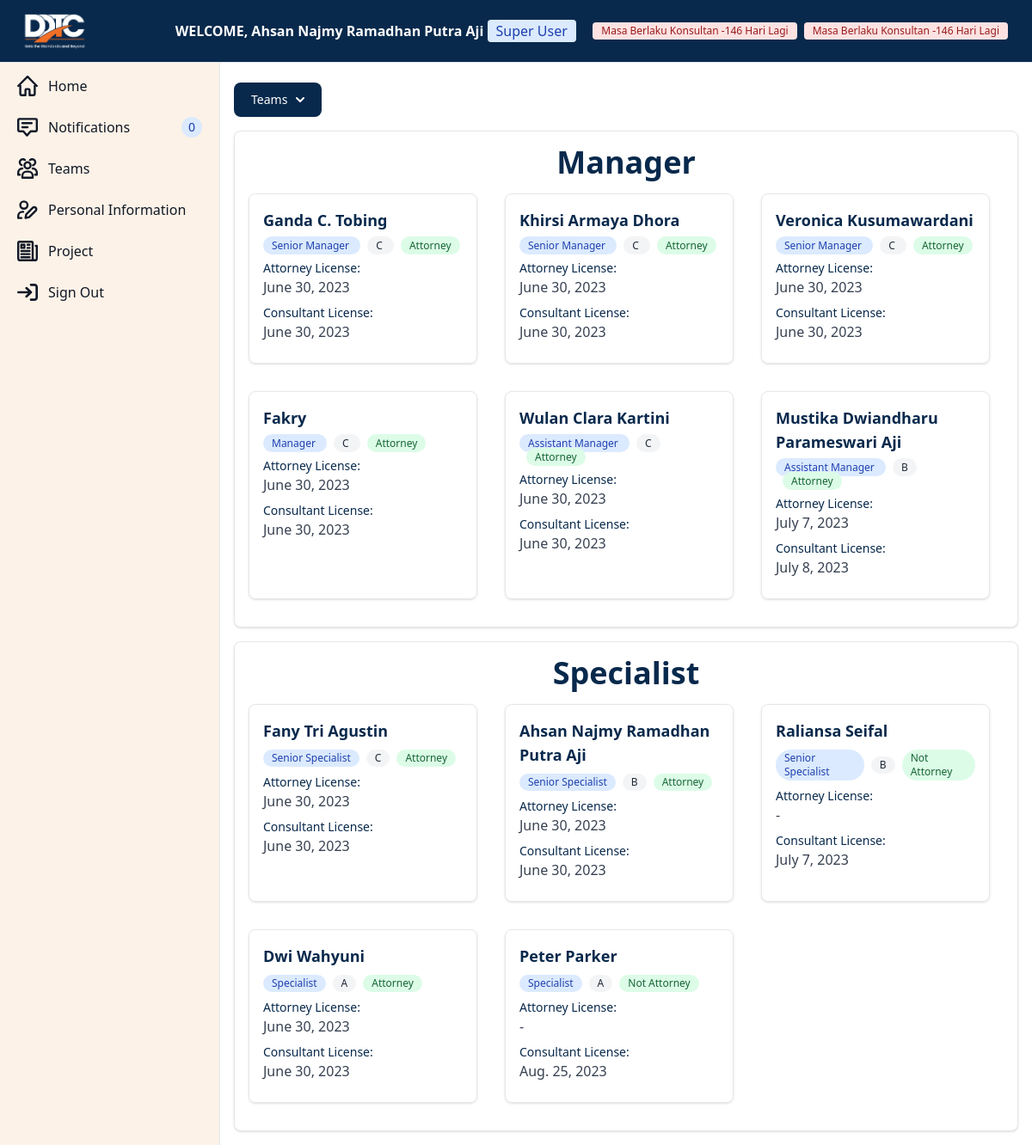
The app's page /dashboard/teams/ (signed in) with its own data.
### authentication/models.py (models this page shows, shortened)
class CustomUser(AbstractBaseUser,PermissionsMixin):
    objects = UserManager()
    Role = (
        ("User","User"),
        ("Admin","Admin"),
        ("Super User","Super User")
    )
    nama=models.CharField(max_length=150)
    email=models.EmailField(unique=True,max_length=150)
    role = models.CharField(choices=Role,max_length=50)
    is_staff=models.BooleanField(default=False)
    is_superuser=models.BooleanField(default=False)
    USERNAME_FIELD = "email"
    REQUIRED_FIELDS = ["nama","password"]

### dashboard/models.py (models this page shows, shortened)
class InformasiKaryawan(models.Model):
    STATUS = (
        ('Accepted','Accepted'),
        ('Need Revision','Need Revision'),
        ('Pending','Pending')
    )
    JABATAN = (
        ('Partner','Partner'),
        ('Senior Manager','Senior Manager'),
        ('Manager','Manager'),
        ('Assistant Manager','Assistant Manager'),
        ('Senior Specialist','Senior Specialist'),
        ('Specialist','Specialist'),
        ('Admin','Admin')
    )
    STATUS_SERTIFIKASI = (
        ('A','A'),
        ('B','B'),
        ('C','C'),
        ('Bukan Konsultan Pajak','Bukan Konsultan Pajak')
    )
    STATUS_KUASA_HUKUM = (
        ('Ya','Ya'),
        ('Bukan Kuasa Hukum','Bukan Kuasa Hukum')
    )
    nama = models.CharField(max_length=150,unique=True)
    jabatan = models.CharField(choices=JABATAN,max_length=50)
    status_sertifikasi = models.CharField(choices=STATUS_SERTIFIKASI,max_length=50,null=True)
    status_kuasa_hukum = models.CharField(choices=STATUS_KUASA_HUKUM,max_length=50,null=True)
    pesan = models.TextField(default=None,null=True,blank=True)
    izin_berlaku_attorney = models.DateField(default=None,null=True,blank=True)
    izin_berlaku_konsultan = models.DateField(default=None,null=True,blank=True)
    status = models.CharField(choices=STATUS,default="Pending",max_length=50)
    @property
    def formatted_izin_berlaku_konsultan(self):
        if self.izin_berlaku_konsultan:
            return self.izin_berlaku_konsultan
        return "-"
    @property
    def formatted_izin_berlaku_attorney(self):
        if self.izin_berlaku_attorney:
            return self.izin_berlaku_attorney
        return "-"
    @property
    def days_until_izin_berlaku_konsultan(self):
        if self.izin_berlaku_konsultan:
            today = date.today()
            delta = self.izin_berlaku_konsultan - today
            return delta.days
        return None
    @property
    def days_until_izin_berlaku_attorney(self):
        if self.izin_berlaku_attorney:
            today = date.today()
            delta = self.izin_berlaku_attorney - today
            return delta.days
        return None

### dashboard/views.py (the view, shortened to what this page needs)
# urls.py: path('teams/',teams,name='teams'),
def teams(request):
    managers = InformasiKaryawan.objects.filter(
        jabatan__in=["Senior Manager", "Manager", "Assistant Manager"]
    ).order_by(
        Case(
            When(jabatan="Senior Manager", then=0),
            When(jabatan="Manager", then=1),
            When(jabatan="Assistant Manager", then=2),
            default=2
        )
    )
    specialists = InformasiKaryawan.objects.filter(
        jabatan__in=["Senior Specialist", "Specialist"]
    ).order_by(
        Case(
            When(jabatan="Senior Specialist", then=0),
            When(jabatan="Specialist", then=1),
            default=2
        )
    )
    admin = InformasiKaryawan.objects.filter(jabatan="Admin")
    content = {
        "manager" : managers,
        "specialist" : specialists,
        "admin" : admin
    }
    return render(request,"dashboard/base/teams.html",content)

### dashboard/templates/dashboard/base/teams.html (shortened to what this page needs)
{% extends 'dashboard/base/base-dashboard.html' %}
{% load static %}
{% block content %}
{% if role == "Super User" %}
<button id="dropdownDefaultButton" data-dropdown-toggle="dropdown"
    class="text-white bg-darkblue-700 hover:bg-darkblue-800 focus:ring-4 focus:outline-none focus:ring-blue-300 font-medium rounded-lg text-sm px-5 py-2.5 text-center inline-flex items-center dark:bg-blue-600 dark:hover:bg-blue-700 dark:focus:ring-blue-800"
    type="button">Teams <svg class="w-2.5 h-2.5 ml-2.5" aria-hidden="true" xmlns="http://www.w3.org/2000/svg"
        fill="none" viewBox="0 0 10 6">
        <path stroke="currentColor" stroke-linecap="round" stroke-linejoin="round" stroke-width="2" d="m1 1 4 4 4-4" />
    </svg></button>
{% endif %}
<div class="w-full bg-white border border-gray-200 rounded-lg shadow mt-4">
    <div class="p-4">
        <h2 class="text-4xl font-bold text-center text-darkblue-700">Manager</h2>
        <div class="grid grid-cols-3 gap-4 mt-4">
            {% for manager_item in manager %}
            <div class="p-4 border border-gray-200 rounded-lg shadow mr-4 mb-4">
                <h3 class="text-lg font-bold text-darkblue-700 mb-2">{{ manager_item.nama }}</h3>
                <div class="flex-none items-center space-x-2 mb-2">
                    <span
                        class="bg-blue-100 text-blue-800 text-xs font-medium px-2.5 py-0.5 rounded-full dark:bg-blue-900 dark:text-blue-300">
                        {{ manager_item.jabatan }}
                    </span>
                    <span
                        class="bg-gray-100 text-gray-800 text-xs font-medium mr-2 px-2.5 py-0.5 rounded-full dark:bg-gray-700 dark:text-gray-300">
                        {% if manager_item.status_sertifikasi == "Bukan Konsultan Pajak" %}
                        Not Tax Consultant
                        {% else %}
                        {{ manager_item.status_sertifikasi }}
                        {% endif %}
                    </span>
                    <span
                        class="bg-green-100 text-green-800 text-xs font-medium mr-2 px-2.5 py-0.5 rounded-full dark:bg-green-900 dark:text-green-300">
                        {% if manager_item.status_kuasa_hukum == "Ya" %}
                        Attorney
                        {% else %}
                        Not Attorney
                        {% endif %}
                    </span>
                </div>
                <div class="flex flex-col mb-2">
                    <span class="text-darkblue-700 text-sm">Attorney License:</span>
                    <span class="text-gray-700 font-medium">{{ manager_item.formatted_izin_berlaku_attorney }}</span>
                </div>
                <div class="flex flex-col mb-2">
                    <span class="text-darkblue-700 text-sm">Consultant License:</span>
                    <span class="text-gray-700 font-medium">{{ manager_item.formatted_izin_berlaku_konsultan }}</span>
                </div>
            </div>
            {% endfor %}
        </div>
    </div>
</div>
<div class="w-full bg-white border border-gray-200 rounded-lg shadow mt-4">
    <div class="p-4">
        <h2 class="text-4xl font-bold text-center text-darkblue-700">Specialist</h2>
        <div class="grid grid-cols-3 gap-4 mt-4">
            {% for specialist_item in specialist %}
            <div class="p-4 border border-gray-200 rounded-lg shadow mr-4 mb-4">
                <h3 class="text-lg font-bold text-darkblue-700 mb-2">{{ specialist_item.nama }}</h3>
                <div class="flex items-center space-x-2 mb-2">
                    <span
                        class="bg-blue-100 text-blue-800 text-xs font-medium px-2.5 py-0.5 rounded-full dark:bg-blue-900 dark:text-blue-300">
                        {{ specialist_item.jabatan }}
                    </span>
                    <span
                        class="bg-gray-100 text-gray-800 text-xs font-medium mr-2 px-2.5 py-0.5 rounded-full dark:bg-gray-700 dark:text-gray-300">
                        {% if specialist_item.status_sertifikasi == "Bukan Konsultan Pajak" %}
                        Not Tax Consultant
                        {% else %}
                        {{ specialist_item.status_sertifikasi }}
                        {% endif %}
                    </span>
                    <span
                        class="bg-green-100 text-green-800 text-xs font-medium mr-2 px-2.5 py-0.5 rounded-full dark:bg-green-900 dark:text-green-300">
                        {% if specialist_item.status_kuasa_hukum == "Ya" %}
                        Attorney
                        {% else %}
                        Not Attorney
                        {% endif %}
                    </span>
                </div>
                <div class="flex flex-col mb-2">
                    <span class="text-darkblue-700 text-sm">Attorney License:</span>
                    <span class="text-gray-700 font-medium">{{ specialist_item.formatted_izin_berlaku_attorney }}</span>
                </div>
                <div class="flex flex-col mb-2">
                    <span class="text-darkblue-700 text-sm">Consultant License:</span>
                    <span class="text-gray-700 font-medium">
                        {{ specialist_item.formatted_izin_berlaku_konsultan }}
                    </span>
                </div>
            </div>
            {% endfor %}
        </div>
    </div>
</div>
{% endblock content %}

### dashboard/templates/dashboard/base/base-dashboard.html (shortened to what this page needs)
<html>
{% load static %}
<head>
  <script src="https://cdn.tailwindcss.com"></script>
</head>
<body>
  <nav class="fixed top-0 z-50 w-full bg-darkblue-700 border-b border-gray-200 dark:bg-gray-800 dark:border-gray-700">
    <div class="px-3 py-3 lg:px-5 lg:pl-3">
      <div class="flex items-center justify-between">
        <div class="flex items-center justify-start">
          <a href="https://flowbite.com" class="flex ml-2 md:mr-24">
            <img class="object-cover h-12 w-30" src="{% static 'assets/DDTC-Logo.png' %}" alt="Example Image" />
          </a>
          <h1 class="font-bold text-white">
            WELCOME, {{ nama }}
            <span
              class="bg-blue-100 text-blue-800 font-medium mr-2 px-2.5 py-0.5 rounded dark:bg-blue-900 dark:text-blue-300">
              {{ role }}
            </span>
          </h1>
        </div>
        <div class="flex items-center justify-end">
          {% if izin_berlaku_konsultan %}
          {% if izin_berlaku_konsultan <= 30 %} <span
            class="bg-red-100 text-red-800 text-xs font-medium mr-2 px-2.5 py-0.5 rounded dark:bg-red-900 dark:text-red-300">
            Masa Berlaku Konsultan {{ izin_berlaku_konsultan }} Hari Lagi </span>
            {% else %}
            <span
              class="bg-blue-100 text-blue-800 text-xs font-medium mr-2 px-2.5 py-0.5 rounded dark:bg-blue-900 dark:text-blue-300">
              Masa Berlaku Konsultan {{ izin_berlaku_konsultan }} Hari Lagi
            </span>
            {% endif %}
            {% endif %}
            {% if izin_berlaku_attorney %}
            {% if izin_berlaku_attorney <= 45 %} <span
              class="bg-red-100 text-red-800 text-xs font-medium mr-2 px-2.5 py-0.5 rounded dark:bg-red-900 dark:text-red-300">
              Masa Berlaku Konsultan {{ izin_berlaku_konsultan }} Hari Lagi </span>
              {% else %}
              <span
                class="bg-blue-100 text-blue-800 text-xs font-medium mr-2 px-2.5 py-0.5 rounded dark:bg-blue-900 dark:text-blue-300">
                Masa Berlaku Attorney {{ izin_berlaku_attorney }} Hari Lagi
              </span>
              {% endif %}
              {% endif %}
        </div>
      </div>
    </div>
  </nav>
  <aside id="logo-sidebar"
    class="fixed top-0 left-0 z-40 w-64 h-screen pt-20 transition-transform -translate-x-full bg-cream border-r border-gray-200 sm:translate-x-0 dark:bg-gray-800 dark:border-gray-700"
    aria-label="Sidebar">
    <div class="h-full px-3 pb-4 overflow-y-auto bg-cream dark:bg-gray-800">
      <ul class="space-y-2 font-medium">
        <li>
          <a href="{% url 'dashboard:main' %}"
            class="flex items-center p-2 text-gray-900 rounded-lg dark:text-white hover:bg-darkblue-700 hover:text-white dark:hover:bg-gray-700">
            <svg class="w-6 h-6" aria-hidden="true" xmlns="http://www.w3.org/2000/svg" fill="none" viewBox="0 0 20 20">
              <path stroke="currentColor" stroke-linecap="round" stroke-linejoin="round" stroke-width="2"
                d="M3 8v10a1 1 0 0 0 1 1h4v-5a1 1 0 0 1 1-1h2a1 1 0 0 1 1 1v5h4a1 1 0 0 0 1-1V8M1 10l9-9 9 9" />
            </svg>
            <span class="ml-3">Home</span>
          </a>
        </li>
        <li>
          {% if role == "Admin" %}
          <a href="{% url 'dashboard:admin-notification' %}"
            class="flex items-center p-2 text-gray-900 rounded-lg dark:text-white hover:bg-darkblue-700 hover:text-white dark:hover:bg-gray-700">
            <svg class="w-6 h-6" aria-hidden="true" xmlns="http://www.w3.org/2000/svg" fill="none" viewBox="0 0 20 18">
              <path stroke="currentColor" stroke-linecap="round" stroke-linejoin="round" stroke-width="2"
                d="M5 5h9M5 9h5m8-8H2a1 1 0 0 0-1 1v10a1 1 0 0 0 1 1h4l3.5 4 3.5-4h5a1 1 0 0 0 1-1V2a1 1 0 0 0-1-1Z" />
            </svg>
            <span class="flex-1 ml-3 whitespace-nowrap">Notifications</span>
            <span
              class="inline-flex items-center justify-center w-3 h-3 p-3 ml-3 text-sm font-medium text-blue-800 bg-blue-100 rounded-full dark:bg-blue-900 dark:text-blue-300">
              {{ number_of_admin_notifications }}</span>
            {% else %}
            <a href="{% url 'dashboard:user-notification' %}"
              class="flex items-center p-2 text-gray-900 rounded-lg dark:text-white hover:bg-darkblue-700 hover:text-white dark:hover:bg-gray-700">
              <svg class="w-6 h-6" aria-hidden="true" xmlns="http://www.w3.org/2000/svg" fill="none"
                viewBox="0 0 20 18">
                <path stroke="currentColor" stroke-linecap="round" stroke-linejoin="round" stroke-width="2"
                  d="M5 5h9M5 9h5m8-8H2a1 1 0 0 0-1 1v10a1 1 0 0 0 1 1h4l3.5 4 3.5-4h5a1 1 0 0 0 1-1V2a1 1 0 0 0-1-1Z" />
              </svg>
              <span class="flex-1 ml-3 whitespace-nowrap">Notifications</span>
              <span
                class="inline-flex items-center justify-center w-3 h-3 p-3 ml-3 text-sm font-medium text-blue-800 bg-blue-100 rounded-full dark:bg-blue-900 dark:text-blue-300">
                {{ number_of_notifications }}</span>
              {% endif %}
            </a>
        </li>
        <li>
          <a href="{% url 'dashboard:teams' %}"
            class="flex items-center p-2 text-gray-900 rounded-lg dark:text-white hover:bg-darkblue-700 hover:text-white dark:hover:bg-gray-700">
            <span class="flex-1 ml-3 whitespace-nowrap">Teams</span>
          </a>
        </li>
        <li>
          <a href="{% url 'dashboard:edit-user' %}"
            class="flex items-center p-2 text-gray-900 rounded-lg dark:text-white hover:bg-darkblue-700 hover:text-white dark:hover:bg-gray-700">
            <span class="flex-1 ml-3 whitespace-nowrap">Personal Information</span>
          </a>
        </li>
        <li>
          <a href="{% url 'project:projects' %}"
            class="flex items-center p-2 text-gray-900 rounded-lg dark:text-white hover:bg-darkblue-700 hover:text-white dark:hover:bg-gray-700">
            <span class="flex-1 ml-3 whitespace-nowrap">Project</span>
          </a>
        </li>
        <li>
          <a href="{% url 'authentication:logout' %}"
            class="flex items-center p-2 text-gray-900 rounded-lg dark:text-white hover:bg-darkblue-700 hover:text-white dark:hover:bg-gray-700">
            <span class="flex-1 ml-3 whitespace-nowrap">Sign Out</span>
          </a>
        </li>
      </ul>
    </div>
  </aside>
  <div class="p-4 sm:ml-64 mt-20">{% block content %} {% endblock %}</div>
</body>
</html>

### records on screen
CustomUser: nama "Ahsan Najmy Ramadhan Putra Aji", role "Super User"
InformasiKaryawan: nama "Ganda C. Tobing", jabatan "Senior Manager", status_sertifikasi "C", status_kuasa_hukum "Attorney", formatted_izin_berlaku_attorney "June 30, 2023", formatted_izin_berlaku_konsultan "June 30, 2023"
InformasiKaryawan: nama "Khirsi Armaya Dhora", jabatan "Senior Manager", status_sertifikasi "C", status_kuasa_hukum "Attorney", formatted_izin_berlaku_attorney "June 30, 2023", formatted_izin_berlaku_konsultan "June 30, 2023"
InformasiKaryawan: nama "Veronica Kusumawardani", jabatan "Senior Manager", status_sertifikasi "C", status_kuasa_hukum "Attorney", formatted_izin_berlaku_attorney "June 30, 2023", formatted_izin_berlaku_konsultan "June 30, 2023"
InformasiKaryawan: nama "Fakry", jabatan "Manager", status_sertifikasi "C", status_kuasa_hukum "Attorney", formatted_izin_berlaku_attorney "June 30, 2023", formatted_izin_berlaku_konsultan "June 30, 2023"
InformasiKaryawan: nama "Wulan Clara Kartini", jabatan "Assistant Manager", status_sertifikasi "C", status_kuasa_hukum "Attorney", formatted_izin_berlaku_attorney "June 30, 2023", formatted_izin_berlaku_konsultan "June 30, 2023"
InformasiKaryawan: nama "Mustika Dwiandharu Parameswari Aji", jabatan "Assistant Manager", status_sertifikasi "B", status_kuasa_hukum "Attorney", formatted_izin_berlaku_attorney "July 7, 2023", formatted_izin_berlaku_konsultan "July 8, 2023"
InformasiKaryawan: nama "Fany Tri Agustin", jabatan "Senior Specialist", status_sertifikasi "C", status_kuasa_hukum "Attorney", formatted_izin_berlaku_attorney "June 30, 2023", formatted_izin_berlaku_konsultan "June 30, 2023"
InformasiKaryawan: nama "Ahsan Najmy Ramadhan Putra Aji", jabatan "Senior Specialist", status_sertifikasi "B", status_kuasa_hukum "Attorney", formatted_izin_berlaku_attorney "June 30, 2023", formatted_izin_berlaku_konsultan "June 30, 2023"
InformasiKaryawan: nama "Raliansa Seifal", jabatan "Senior Specialist", status_sertifikasi "B", shows "Not Attorney", formatted_izin_berlaku_attorney "-", formatted_izin_berlaku_konsultan "July 7, 2023"
InformasiKaryawan: nama "Dwi Wahyuni", jabatan "Specialist", status_sertifikasi "A", status_kuasa_hukum "Attorney", formatted_izin_berlaku_attorney "June 30, 2023", formatted_izin_berlaku_konsultan "June 30, 2023"
InformasiKaryawan: nama "Peter Parker", jabatan "Specialist", status_sertifikasi "A", shows "Not Attorney", formatted_izin_berlaku_attorney "-", formatted_izin_berlaku_konsultan "Aug. 25, 2023"

### other values on screen
{{ izin_berlaku_konsultan }} "-146"
{{ number_of_notifications }} "0"
